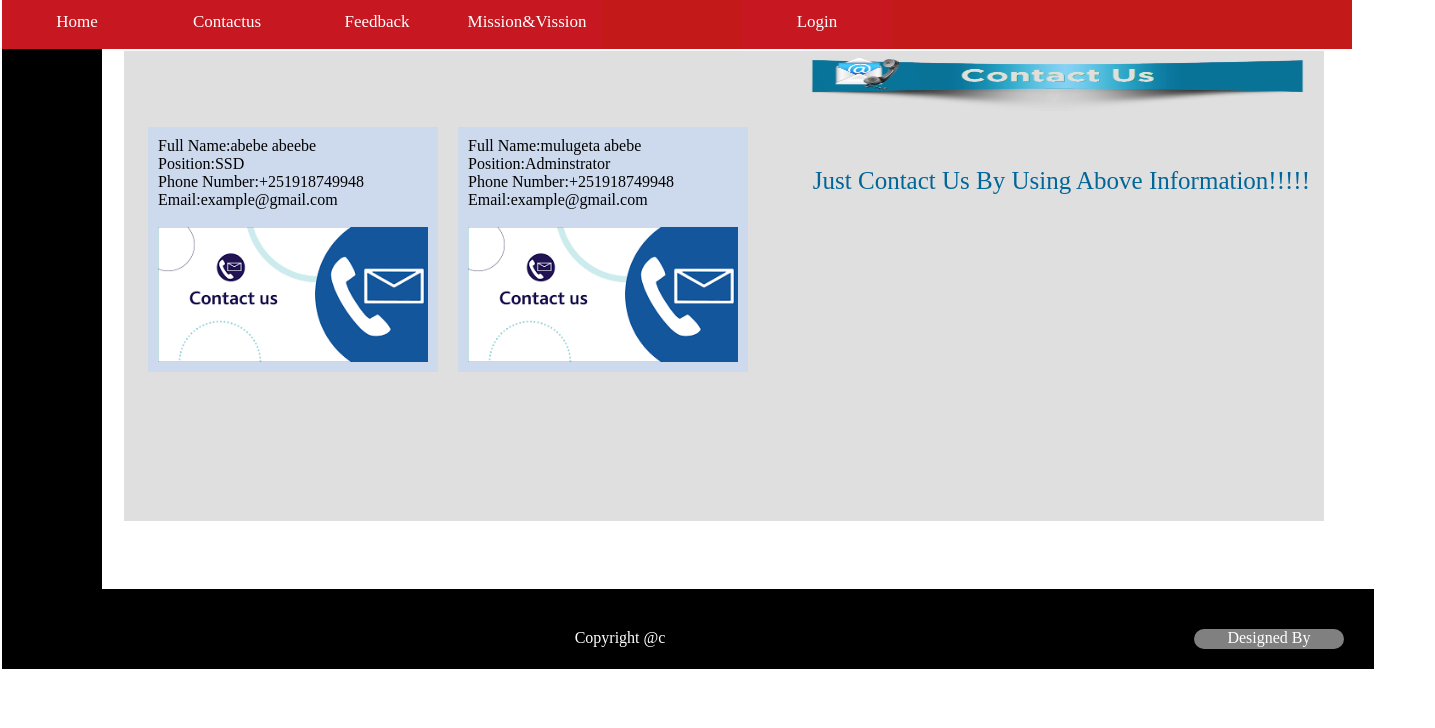
The app's page /Contact.php with its own data.
### tables this page shows
CREATE TABLE IF NOT EXISTS `account` (
  `userid` int(11) NOT NULL AUTO_INCREMENT,
  `fname` varchar(20) DEFAULT NULL,
  `lname` varchar(20) DEFAULT NULL,
  `sex` varchar(10) DEFAULT NULL,
  `age` int(11) DEFAULT NULL,
  `username` varchar(15) NOT NULL,
  `password` varchar(100) NOT NULL,
  `role` varchar(30) DEFAULT NULL,
  `status` int(11) DEFAULT NULL,
  `photo` longtext,
  `requestid` varchar(20) NOT NULL,
  PRIMARY KEY (`userid`),
  UNIQUE KEY `username` (`username`)
);

### Contact.php (the view, shortened to what this page needs)
?><html>
<link  href="css/allcss.css" rel="stylesheet" type="text/css"/>
<head>
</head>
<body style="background-color: #FFF">
<div id="container">
		<div id="menu">
		<?php
		include("menu.php");
		?>
	</div>
	<div id="leftside">
</div>
				<div id="content">
<?php include("popuplogin.php");?>
                <fieldset  style="height: 500px;border: none;">
                <legend align="right"><img src="images/contact.jpg" height="60px;" width="500px;"/> </legend>
                <?php
                $sql=mysql_query("select * from account WHERE role='Adminstrator' or role='SSD' or role='Main-Registrar' LIMIT 3");
                while($row=mysql_fetch_assoc($sql))
                {
				$fname=$row['fname'];
				$lname=$row['lname'];
				$role=$row['role'];
                ?>
                <div style="background-color: #cdd9ed;float: left;padding: 10px;margin: 10px; width: 270px;font-family: Times New Roman;">
         		Full Name:<label><?php echo $fname.'&nbsp;'.$lname;?></label><br>
                Position:<label><?php echo $role;?></label><br>
                Phone Number:<label>+251918749948</label><br>
                Email:<label>example@gmail.com</label><br><br>
                <img src="images/cotactus.png" style="width: 270px;"/>
                </div>
                <?php
                }
                ?>
                 <div style="color: #006699;padding-top: 50px;font-size: 25px;float: right;">
                	Just Contact Us By Using Above Information!!!!!
                </div>
				</fieldset>
		    </div>
		<div id="footer">
			<?php
			include("footer.php");
			?>
	</div>
	</div>
</body>
</html>

### css/allcss.css (style rules this page uses)
body { background-size: cover; background-color: #fff; }
#container { padding-bottom: 30px; padding-top: 30px; padding-left: 30px; margin-left: 35px; height: auto; width: 1350px; background-color: #fff; border:1px Solid #ffffff; display:block; margin-bottom: -10px; }
#leftside { background-color: #000000; width: 220px; height: 550px; float: left; margin-top: 10px; }
#content { background-color: #443f3f; width: 970px; height: 600px; margin-left: 230px; margin-top: 7px; overflow-x: hidden; overflow-y: hidden; }
#footer { margin-top: 68px; width: 1300px; height: 80px; background-color:black; }
#menu { margin-top: 1px; height: 50px; width: 1200px; text-align: center; margin: 2px auto; BACKGROUND-COLOR:#c41919 ; float: left; line-height: 45px; }

### Contact.php (style rules this page uses)
#menu { width: 1350px; margin-top: -40px; margin-left: -72px; }
#leftside { background-color: black; width: 100px; height: 620px; float: left; margin-left: -1350px; }
#content { background-color: #dfdfdf; width: 1200px; height: 470px; margin-left: 50px; margin-top: 7px; overflow-x: hidden; overflow-y: hidden; }

### records on screen
account: fname "abebe", lname "abeebe", role "SSD"
account: fname "mulugeta", lname "abebe", role "Adminstrator"
